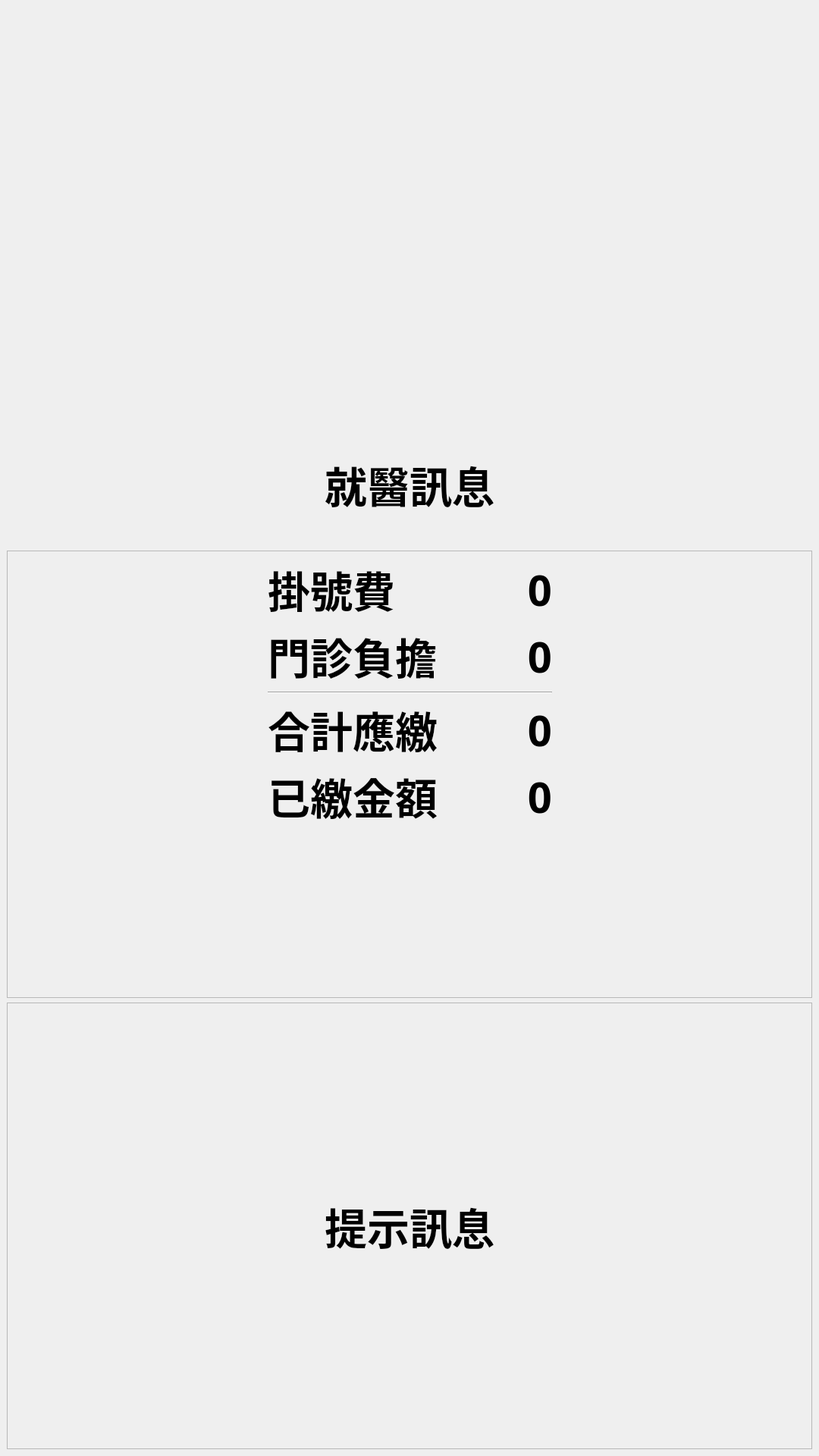
<?xml version="1.0" encoding="UTF-8"?>
<ui version="4.0">
 <class>WindowPayment</class>
 <widget class="QMainWindow" name="WindowPayment">
  <property name="geometry">
   <rect>
    <x>0</x>
    <y>0</y>
    <width>1080</width>
    <height>1920</height>
   </rect>
  </property>
  <property name="windowTitle">
   <string>主畫面</string>
  </property>
  <widget class="QWidget" name="centralwidget">
   <layout class="QGridLayout" name="gridLayout">
    <item row="1" column="0">
     <widget class="QLabel" name="label_message">
      <property name="font">
       <font>
        <family>微軟正黑體</family>
        <pointsize>42</pointsize>
        <weight>75</weight>
        <bold>true</bold>
       </font>
      </property>
      <property name="text">
       <string>就醫訊息</string>
      </property>
      <property name="alignment">
       <set>Qt::AlignCenter</set>
      </property>
     </widget>
    </item>
    <item row="0" column="0">
     <spacer name="verticalSpacer">
      <property name="orientation">
       <enum>Qt::Vertical</enum>
      </property>
      <property name="sizeHint" stdset="0">
       <size>
        <width>20</width>
        <height>40</height>
       </size>
      </property>
     </spacer>
    </item>
    <item row="4" column="0">
     <widget class="QFrame" name="frame">
      <property name="minimumSize">
       <size>
        <width>0</width>
        <height>500</height>
       </size>
      </property>
      <property name="maximumSize">
       <size>
        <width>16777215</width>
        <height>16777215</height>
       </size>
      </property>
      <property name="frameShape">
       <enum>QFrame::StyledPanel</enum>
      </property>
      <property name="frameShadow">
       <enum>QFrame::Raised</enum>
      </property>
      <layout class="QVBoxLayout" name="verticalLayout">
       <item>
        <spacer name="verticalSpacer_8">
         <property name="orientation">
          <enum>Qt::Vertical</enum>
         </property>
         <property name="sizeHint" stdset="0">
          <size>
           <width>20</width>
           <height>40</height>
          </size>
         </property>
        </spacer>
       </item>
       <item>
        <widget class="QLabel" name="label_hint">
         <property name="font">
          <font>
           <family>微軟正黑體</family>
           <pointsize>42</pointsize>
           <weight>75</weight>
           <bold>true</bold>
          </font>
         </property>
         <property name="text">
          <string>提示訊息</string>
         </property>
         <property name="alignment">
          <set>Qt::AlignCenter</set>
         </property>
        </widget>
       </item>
       <item>
        <spacer name="verticalSpacer_5">
         <property name="orientation">
          <enum>Qt::Vertical</enum>
         </property>
         <property name="sizeHint" stdset="0">
          <size>
           <width>20</width>
           <height>40</height>
          </size>
         </property>
        </spacer>
       </item>
      </layout>
     </widget>
    </item>
    <item row="3" column="0">
     <widget class="QFrame" name="frame_3">
      <property name="minimumSize">
       <size>
        <width>0</width>
        <height>300</height>
       </size>
      </property>
      <property name="frameShape">
       <enum>QFrame::StyledPanel</enum>
      </property>
      <property name="frameShadow">
       <enum>QFrame::Raised</enum>
      </property>
      <layout class="QGridLayout" name="gridLayout_2">
       <item row="0" column="1">
        <widget class="QLabel" name="label_1">
         <property name="font">
          <font>
           <family>微軟正黑體</family>
           <pointsize>42</pointsize>
           <weight>75</weight>
           <bold>true</bold>
          </font>
         </property>
         <property name="text">
          <string>掛號費　　</string>
         </property>
         <property name="alignment">
          <set>Qt::AlignLeading|Qt::AlignLeft|Qt::AlignVCenter</set>
         </property>
        </widget>
       </item>
       <item row="5" column="0">
        <spacer name="horizontalSpacer_8">
         <property name="orientation">
          <enum>Qt::Horizontal</enum>
         </property>
         <property name="sizeHint" stdset="0">
          <size>
           <width>40</width>
           <height>20</height>
          </size>
         </property>
        </spacer>
       </item>
       <item row="1" column="2">
        <widget class="QLabel" name="label_share_fee">
         <property name="font">
          <font>
           <family>微軟正黑體</family>
           <pointsize>42</pointsize>
           <weight>75</weight>
           <bold>true</bold>
          </font>
         </property>
         <property name="text">
          <string>0</string>
         </property>
         <property name="alignment">
          <set>Qt::AlignRight|Qt::AlignTrailing|Qt::AlignVCenter</set>
         </property>
        </widget>
       </item>
       <item row="0" column="0">
        <spacer name="horizontalSpacer">
         <property name="orientation">
          <enum>Qt::Horizontal</enum>
         </property>
         <property name="sizeHint" stdset="0">
          <size>
           <width>40</width>
           <height>20</height>
          </size>
         </property>
        </spacer>
       </item>
       <item row="0" column="3">
        <spacer name="horizontalSpacer_2">
         <property name="orientation">
          <enum>Qt::Horizontal</enum>
         </property>
         <property name="sizeHint" stdset="0">
          <size>
           <width>40</width>
           <height>20</height>
          </size>
         </property>
        </spacer>
       </item>
       <item row="0" column="2">
        <widget class="QLabel" name="label_regist_fee">
         <property name="font">
          <font>
           <family>微軟正黑體</family>
           <pointsize>42</pointsize>
           <weight>75</weight>
           <bold>true</bold>
          </font>
         </property>
         <property name="text">
          <string>0</string>
         </property>
         <property name="alignment">
          <set>Qt::AlignRight|Qt::AlignTrailing|Qt::AlignVCenter</set>
         </property>
        </widget>
       </item>
       <item row="1" column="1">
        <widget class="QLabel" name="label_2">
         <property name="font">
          <font>
           <family>微軟正黑體</family>
           <pointsize>42</pointsize>
           <weight>75</weight>
           <bold>true</bold>
          </font>
         </property>
         <property name="text">
          <string>門診負擔　　</string>
         </property>
         <property name="alignment">
          <set>Qt::AlignLeading|Qt::AlignLeft|Qt::AlignVCenter</set>
         </property>
        </widget>
       </item>
       <item row="1" column="0">
        <spacer name="horizontalSpacer_6">
         <property name="orientation">
          <enum>Qt::Horizontal</enum>
         </property>
         <property name="sizeHint" stdset="0">
          <size>
           <width>40</width>
           <height>20</height>
          </size>
         </property>
        </spacer>
       </item>
       <item row="6" column="1">
        <spacer name="verticalSpacer_3">
         <property name="orientation">
          <enum>Qt::Vertical</enum>
         </property>
         <property name="sizeHint" stdset="0">
          <size>
           <width>20</width>
           <height>40</height>
          </size>
         </property>
        </spacer>
       </item>
       <item row="3" column="3">
        <spacer name="horizontalSpacer_4">
         <property name="orientation">
          <enum>Qt::Horizontal</enum>
         </property>
         <property name="sizeHint" stdset="0">
          <size>
           <width>40</width>
           <height>20</height>
          </size>
         </property>
        </spacer>
       </item>
       <item row="5" column="1">
        <widget class="QLabel" name="label_4">
         <property name="font">
          <font>
           <family>微軟正黑體</family>
           <pointsize>42</pointsize>
           <weight>75</weight>
           <bold>true</bold>
          </font>
         </property>
         <property name="text">
          <string>已繳金額　　</string>
         </property>
         <property name="alignment">
          <set>Qt::AlignLeading|Qt::AlignLeft|Qt::AlignVCenter</set>
         </property>
        </widget>
       </item>
       <item row="3" column="1">
        <widget class="QLabel" name="label_3">
         <property name="font">
          <font>
           <family>微軟正黑體</family>
           <pointsize>42</pointsize>
           <weight>75</weight>
           <bold>true</bold>
          </font>
         </property>
         <property name="text">
          <string>合計應繳　　</string>
         </property>
         <property name="alignment">
          <set>Qt::AlignLeading|Qt::AlignLeft|Qt::AlignVCenter</set>
         </property>
        </widget>
       </item>
       <item row="5" column="2">
        <widget class="QLabel" name="label_received_fee">
         <property name="font">
          <font>
           <family>微軟正黑體</family>
           <pointsize>42</pointsize>
           <weight>75</weight>
           <bold>true</bold>
          </font>
         </property>
         <property name="text">
          <string>0</string>
         </property>
         <property name="alignment">
          <set>Qt::AlignRight|Qt::AlignTrailing|Qt::AlignVCenter</set>
         </property>
        </widget>
       </item>
       <item row="1" column="3">
        <spacer name="horizontalSpacer_3">
         <property name="orientation">
          <enum>Qt::Horizontal</enum>
         </property>
         <property name="sizeHint" stdset="0">
          <size>
           <width>40</width>
           <height>20</height>
          </size>
         </property>
        </spacer>
       </item>
       <item row="3" column="2">
        <widget class="QLabel" name="label_total_fee">
         <property name="font">
          <font>
           <family>微軟正黑體</family>
           <pointsize>42</pointsize>
           <weight>75</weight>
           <bold>true</bold>
          </font>
         </property>
         <property name="text">
          <string>0</string>
         </property>
         <property name="alignment">
          <set>Qt::AlignRight|Qt::AlignTrailing|Qt::AlignVCenter</set>
         </property>
        </widget>
       </item>
       <item row="5" column="3">
        <spacer name="horizontalSpacer_5">
         <property name="orientation">
          <enum>Qt::Horizontal</enum>
         </property>
         <property name="sizeHint" stdset="0">
          <size>
           <width>40</width>
           <height>20</height>
          </size>
         </property>
        </spacer>
       </item>
       <item row="2" column="1" colspan="2">
        <widget class="Line" name="line">
         <property name="orientation">
          <enum>Qt::Horizontal</enum>
         </property>
        </widget>
       </item>
       <item row="3" column="0">
        <spacer name="horizontalSpacer_7">
         <property name="orientation">
          <enum>Qt::Horizontal</enum>
         </property>
         <property name="sizeHint" stdset="0">
          <size>
           <width>40</width>
           <height>20</height>
          </size>
         </property>
        </spacer>
       </item>
      </layout>
     </widget>
    </item>
    <item row="2" column="0">
     <spacer name="verticalSpacer_2">
      <property name="orientation">
       <enum>Qt::Vertical</enum>
      </property>
      <property name="sizeType">
       <enum>QSizePolicy::Fixed</enum>
      </property>
      <property name="sizeHint" stdset="0">
       <size>
        <width>20</width>
        <height>40</height>
       </size>
      </property>
     </spacer>
    </item>
   </layout>
  </widget>
 </widget>
 <resources/>
 <connections/>
</ui>
